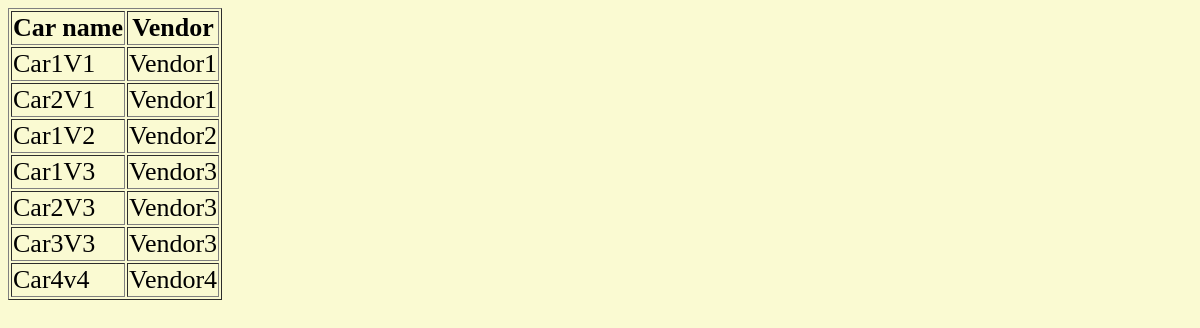
/get3.php, run on the app's committed database.
### tables this page shows
CREATE TABLE `cars` (
  `ID_Cars` int(11) NOT NULL,
  `Name` text NOT NULL,
  `Release_date` year(4) NOT NULL,
  `Race` int(11) NOT NULL,
  `State(new,old)` text NOT NULL,
  `FID_Vendors` int(11) NOT NULL,
  `Price` float NOT NULL
);

CREATE TABLE `vendors` (
  `ID_Vendors` int(11) NOT NULL,
  `Name` text NOT NULL
);

### get3.php (the view, shortened to what this page needs)
<!DOCTYPE html>
<html lang="en">
<head>
    <link rel="stylesheet" href="style.css">
</head>
<body>
<?php
include('connect.php');
$date = $_GET['date'];
try {
    $sqlSelect = "SELECT c.Name, v.Name
                  FROM cars AS c
                  JOIN vendors AS v ON c.FID_Vendors = v.ID_Vendors
                  WHERE c.ID_Cars NOT IN (
                      SELECT r.FID_Car
                      FROM rent AS r
                      WHERE (r.Date_start <= ? AND r.Date_end >= ?)
                          OR (r.Date_start <= ? AND r.Date_end >= ?)
                          OR (? <= r.Date_start AND ? >= r.Date_end)
                  )";
    $stmt = $dbh->prepare($sqlSelect);
    $stmt->bindValue(1, $date);
    $stmt->bindValue(2, $date);
    $stmt->bindValue(3, $date);
    $stmt->bindValue(4, $date);
    $stmt->bindValue(5, $date);
    $stmt->bindValue(6, $date);
    $stmt->execute();
    $res = $stmt->fetchAll();
    echo "<table border='1'>";
    echo "<thead><tr><th>Car name</th><th>Vendor</th></tr></thead>";
    echo "<tbody>";
    foreach($res as $row)
    {
        echo "<tr><td>$row[0]</td><td>$row[1]</td></tr>";
    }
    echo "</tbody>";
    echo "</table>";
}
catch(PDOException $ex) {
    echo $ex->GetMessage();
}
?>
</body>
</html>

### style.css (style rules this page uses)
* { font-size: 26px; background-color: lightgoldenrodyellow; }

### data on the page
cars: Name "Car1V1", FID_Vendors.Name "Vendor1"
cars: Name "Car2V1", FID_Vendors.Name "Vendor1"
cars: Name "Car1V2", FID_Vendors.Name "Vendor2"
cars: Name "Car1V3", FID_Vendors.Name "Vendor3"
cars: Name "Car2V3", FID_Vendors.Name "Vendor3"
cars: Name "Car3V3", FID_Vendors.Name "Vendor3"
cars: Name "Car4v4", FID_Vendors.Name "Vendor4"
